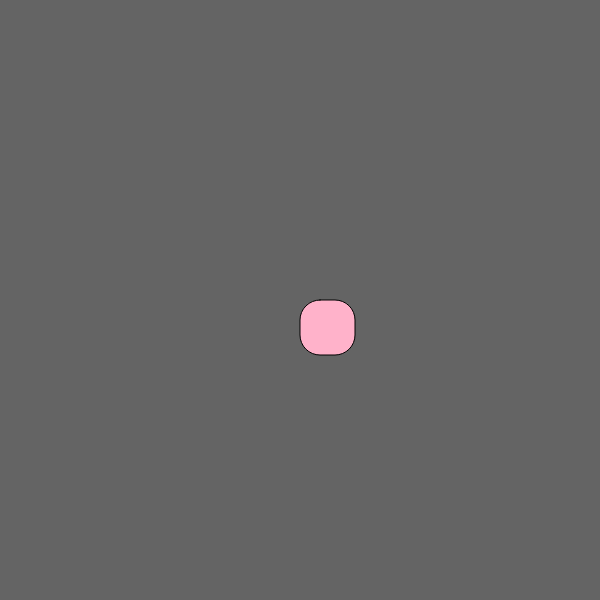
Frame 1 (no input)
Frame 60 (no input): identical to frame 1, image omitted
Frame 120 (the mouse pressed at the canvas centre since frame 60): identical to frame 1, image omitted

The p5.js sketch that drew this single still picture (run headless with seeded random() and noise() and a simulated clock; from frame 60 on, the mouse is pressed at the canvas centre):

// p5.js sketch
// ── sketch.js
let x, y;
let speed = 5;

function setup() {
  createCanvas(600, 600);
  noCursor();
  x = width / 2;
  y = height / 2;
}

function draw() {
  background(100);
  fill(255, 178, 202);
  square(x, y, 55, 20);

  // Move square with WASD keys
  if (keyIsDown(87)) { // W key
    y -= speed;
  }
  if (keyIsDown(83)) { // S key
    y += speed;
  }
  if (keyIsDown(65)) { // A key
    x -= speed;
  }
  if (keyIsDown(68)) { // D key
    x += speed;
  }
}
